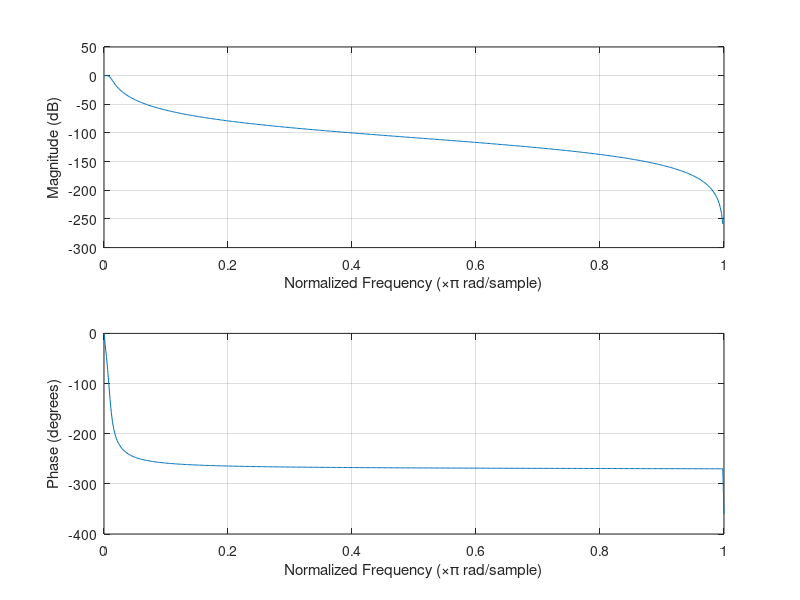

Source code (MATLAB):
%% Author: Najam Khalil
% Computer Engineer
% Email: najamkhalil123@gmail.com

clc;clear all;close all;
[b,a] = butter(3,0.01,'low');
freqz(b,a)
dataIn = randn(1000,1);
dataOut = filter(b,a,dataIn);
